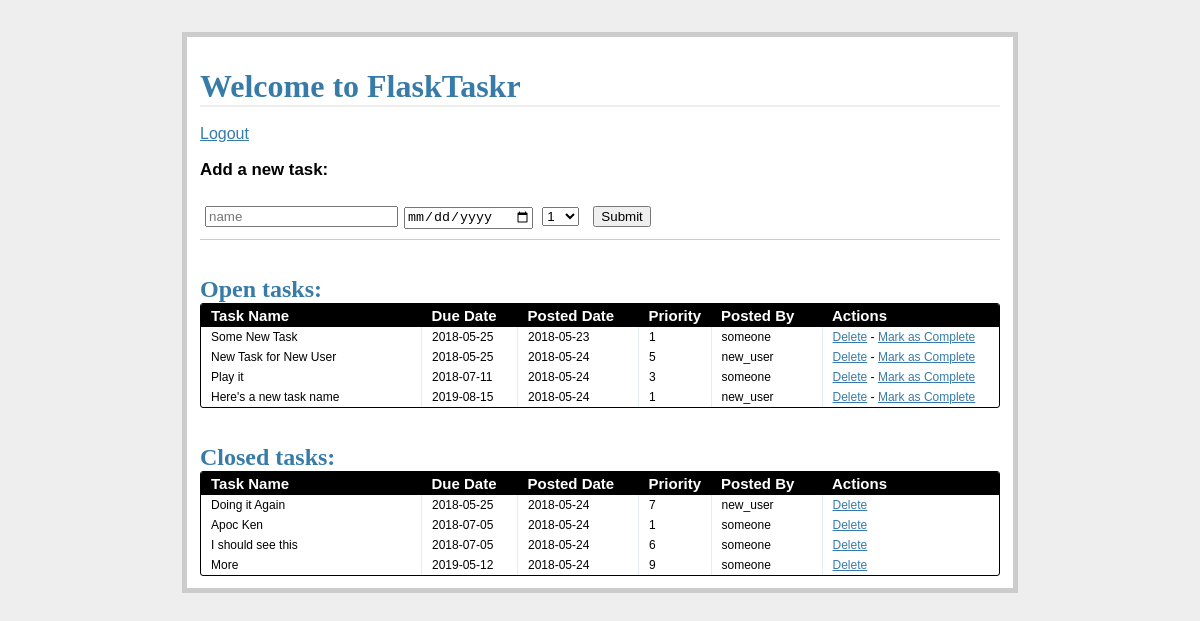
Screenshot of /tasks/ (signed in) with the database file from the repository.
### models.py (models this page shows, shortened)
class Task(db.Model):
    __tablename__ = 'tasks'
    task_id = db.Column(db.Integer, primary_key=True)
    name = db.Column(db.String, nullable=False)
    due_date = db.Column(db.Date, nullable=False)
    priority = db.Column(db.Integer, nullable=False)
    posted_date = db.Column(db.Date, default=datetime.datetime.utcnow())
    status = db.Column(db.Integer)
    user_id = db.Column(db.Integer, db.ForeignKey('users.id'))

class User(db.Model):
    __tablename__ = 'users'
    id = db.Column(db.Integer, primary_key=True)
    name = db.Column(db.String, unique=True, nullable=False)
    email = db.Column(db.String, unique=True, nullable=False)
    password = db.Column(db.String, nullable=False)
    tasks = db.relationship('Task', backref='poster')

### views.py (the view)
@app.route('/tasks/')
@login_required
def tasks():
    open_tasks_var = open_tasks()
    closed_tasks_var = closed_tasks()
    return render_template(
        'tasks.html',
        form=AddTaskForm(request.form),
        open_tasks=open_tasks_var,
        closed_tasks=closed_tasks_var
    )

### forms.py
class AddTaskForm(FlaskForm):
    task_id = IntegerField()
    name = StringField('Task Name', validators=[DataRequired()])
    due_date = DateField(
        'Date Due (mm/dd/yyyy)',
        validators=[DataRequired()],
        format='%m/%d/%Y'
    )
    priority = SelectField(
        'Priority',
        validators=[DataRequired()],
        choices=[
            ('1', '1'), ('2', '2'), ('3', '3'), ('4', '4'), ('5', '5'),
            ('6', '6'), ('7', '7'), ('8', '8'), ('9', '9'), ('10', '10')
        ]
    )
    status = IntegerField('Status')

### views.py (called while the page is built)
def login_required(test):
    @wraps(test)
    def wrap(*args, **kwargs):
        if 'logged_in' in session:
            return test(*args, **kwargs)
        else:
            flash('You need to log in first.')
            return redirect(url_for('login'))
    return wrap

def open_tasks():
    return db.session.query(Task).filter_by(status='1') \
        .order_by(Task.due_date.asc())

def closed_tasks():
    return db.session.query(Task).filter_by(status='0') \
        .order_by(Task.due_date.asc())

### templates/tasks.html (shortened to what this page needs)
{% extends "_base.html" %}
{% block content %}
<h1>Welcome to FlaskTaskr</h1>
<br>
<a href="{{ url_for('logout') }}">Logout</a>
<div class="add-task">
  <h3>Add a new task:</h3>
  <form action="{{ url_for('new_task') }}" method="post" class='inline-form'>
    <div class="input-group">
      {{ form.name(placeholder="name") }}
    </div>
    <div class="input-group">
      {{ form.due_date(placeholder="due date") }}
    </div>
    <div class="input-group">
      {{ form.priority(placeholder="priority") }}
    </div>
    <div class="input-group">
      <button type="submit">Submit</button>
    </div>
  </form>
</div>
<div class="entries">
  <br>
  <br>
  <h2>Open tasks:</h2>
  <div class="datagrid">
    <table>
      <thead>
        <tr>
          <th width="200px"><strong>Task Name</strong></th>
          <th width="75px"><strong>Due Date</strong></th>
          <th width="100px"><strong>Posted Date</strong></th>
          <th width="50px"><strong>Priority</strong></th>
          <th width="90px"><strong>Posted By</strong></th>
          <th><strong>Actions</strong></th>
        </tr>
      </thead>
      {% for task in open_tasks %}
        <tr>
          <td width="200px">{{ task.name }}</td>
          <td width="75px">{{ task.due_date }}</td>
          <td width="100px">{{ task.posted_date }}</td>
          <td width="50px">{{ task.priority }}</td>
          <td width="90px">{{ task.poster.name }}</td>
          <td>
            <a href="{{ url_for('delete_entry', task_id = task.task_id) }}">Delete</a>  -
            <a href="{{ url_for('complete', task_id = task.task_id) }}">Mark as Complete</a>
          </td>
        </tr>
      {% endfor %}
    </table>
  </div>
  <br>
  <br>
</div>
<div class="entries">
  <h2>Closed tasks:</h2>
  <div class="datagrid">
    <table>
      <thead>
        <tr>
          <th width="200px"><strong>Task Name</strong></th>
          <th width="75px"><strong>Due Date</strong></th>
          <th width="100px"><strong>Posted Date</strong></th>
          <th width="50px"><strong>Priority</strong></th>
          <th width="90px"><strong>Posted By</strong></th>
          <th><strong>Actions</strong></th>
        </tr>
      </thead>
      {% for task in closed_tasks %}
        <tr>
          <td width="200px">{{ task.name }}</td>
          <td width="75px">{{ task.due_date }}</td>
          <td width="100px">{{ task.posted_date }}</td>
          <td width="50px">{{ task.priority }}</td>
          <td width="90px">{{ task.poster.name }}</td>
          <td>
             <a href="{{ url_for('delete_entry', task_id = task.task_id) }}">Delete</a>
          </td>
        </tr>
      {% endfor %}
    </table>
  </div>
</div>
{% endblock %}

### templates/_base.html (shortened to what this page needs)
<!DOCTYPE html>
<html>
  <head>
    <link rel="stylesheet" href="{{ url_for('static', filename='css/main.css') }}">
  </head>
  <body>
    <div class="page">
      <br>
      {% block content %}
      {% endblock %}
    </div>
  </body>
</html>

### static/css/main.css (style rules this page uses)
body { font-family: sans-serif; background: #eee; }
a, h1, h2 { color: #377BA8; }
h1, h2 { font-family: 'Georgia', serif; margin: 0; }
h1 { border-bottom: 2px solid #eee; }
h2 { font-size: 1.5em; }
.page { margin: 2em auto; width: 50em; border: 5px solid #ccc; padding: 0.8em; background: white; }
.entries { list-style: none; margin: 0; padding: 0; }
.add-task { font-size: 0.9em; border-bottom: 1px solid #ccc; }
.input-group { margin-bottom: 15px; }
.inline-form .input-group { display: inline-block; margin: 10px 5px; }
.input-group input { width: 100%; }
.datagrid table { border-collapse: collapse; text-align: left; width: 100%; }
.datagrid { background: #fff; overflow: hidden; border: 1px solid #000000; border-radius: 3px; }
.datagrid table td, .datagrid table th { padding: 3px 10px; }
.datagrid table thead th { background-color:#000000; color:#FFFFFF; font-size: 15px; font-weight: bold; }
.datagrid table thead th:first-child { border: none; }
.datagrid table tbody td { color: #000000; border-left: 1px solid #E1EEF4; font-size: 12px; font-weight: normal; }
.datagrid table tbody td:first-child { border-left: none; }
.datagrid table tbody tr:last-child td { border-bottom: none; }

### rows the page displays
Task: name "Some New Task", due_date "2018-05-25", posted_date "2018-05-23", priority "1", poster.name "someone"
Task: name "New Task for New User", due_date "2018-05-25", posted_date "2018-05-24", priority "5", poster.name "new_user"
Task: name "Play it", due_date "2018-07-11", posted_date "2018-05-24", priority "3", poster.name "someone"
Task: name "Here's a new task name", due_date "2019-08-15", posted_date "2018-05-24", priority "1", poster.name "new_user"
Task: name "Doing it Again", due_date "2018-05-25", posted_date "2018-05-24", priority "7", poster.name "new_user"
Task: name "Apoc Ken", due_date "2018-07-05", posted_date "2018-05-24", priority "1", poster.name "someone"
Task: name "I should see this", due_date "2018-07-05", posted_date "2018-05-24", priority "6", poster.name "someone"
Task: name "More", due_date "2019-05-12", posted_date "2018-05-24", priority "9", poster.name "someone"
